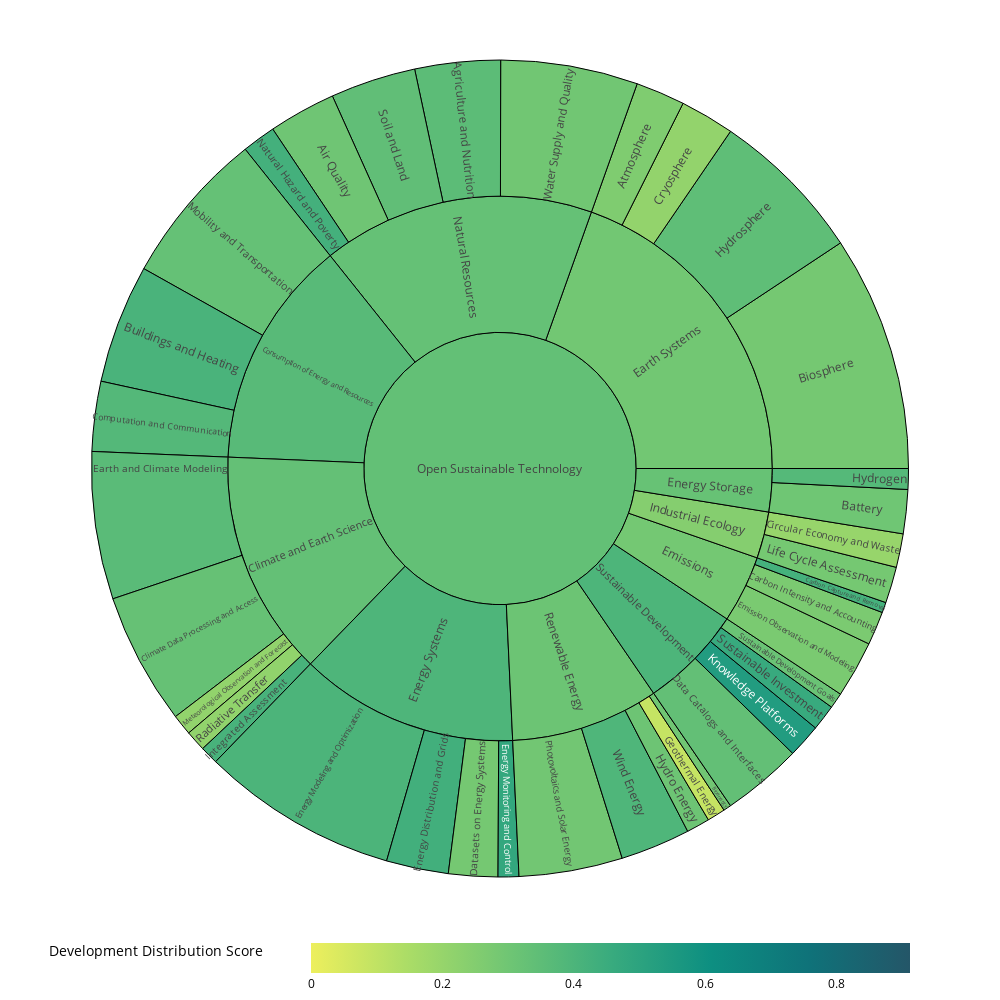

Here is the notebook cell this chart was saved with:
### Markdown cell above
Open source projects are grouped into fields based on their primary topic of focus. While the boundaries often overlap, these fields help to paint a broad landscape and can provide insight into the ecosystem health and complexity of fields relative to each other. The following sunburst diagram shows the relationship between fields, topics, and projects. The colour represents the {ref}`dds_chapter`.

`````{admonition} Tip
:class: tip
The plot is fully interactive. Drill into fields, topics, and projects via hovering your mouse! Click on the project names to jump to the repositories.
`````

### Code cell
import numpy as np
import pandas as pd
import plotly.io as pio
import plotly.graph_objects as go
import plotly.express as px
from opensustainTemplate import *

df_active = pd.read_csv("../csv/project_analysis.csv")


fig = px.sunburst(
    df_active.assign(
        hole='<a href="https://opensustain.tech/" style = "color: black >Open Sustainable Technology</a>'
    ),
    path=["hole", "field", "topic", "project_name"],
    maxdepth=3,
    color="development_distribution_score",
    custom_data=["oneliner", "topic", "git_url"],
    # Diverging colors
    color_continuous_scale=color_continuous_scale,
    # color_continuous_midpoint=df_active['development_distribution_score'].median(),
)

fig.update_layout(
    coloraxis_colorbar=dict(title="Development Distribution Score",
    orientation='h',
    y=-0.15,
    x=0.5
    ),
    height=1000,
    width=1000,
    title_font_size=22,
    font_size=12,
    dragmode=False,
)
# animated transitions are currently not implemented when uniformtext is used
fig.update_traces(
    insidetextorientation="radial",
    textinfo="label",
    marker=dict(line=dict(color="#000000", width=1)),
    hovertemplate="<br>".join(
        [
            "Project Info: <b>%{customdata[0]}</b>",
            "Topic: <b>%{customdata[1]}</b>",
            "Git URL: <b>%{customdata[2]}</b>",
        ]
    ),
)
fig.show()

### Figure 1 — Plotly figure (JSON) as saved in the notebook; plotly's stock layout.template omitted (floating-point values rounded to 4 significant figures; data arrays with more than 128 entries replaced by an {"elided": "..."} marker saying what was removed)
{"data": [{"branchvalues": "total", "customdata": {"elided": "1025x4 mixed values"}, "domain": {"x": [0, 1], "y": [0, 1]}, "hovertemplate": "Project Info: <b>%{customdata[0]}</b><br>Topic: <b>%{customdata[1]}</b><br>Git URL: <b>%{customdata[2]}</b>", "ids": {"elided": "1025 str values"}, "insidetextorientation": "radial", "labels": {"elided": "1025 str values"}, "marker": {"coloraxis": "coloraxis", "colors": {"elided": "1025 float values"}, "line": {"color": "#000000", "width": 1}}, "maxdepth": 3, "name": "", "parents": {"elided": "1025 str values"}, "textinfo": "label", "type": "sunburst", "values": {"elided": "1025 int values"}}], "layout": {"coloraxis": {"colorbar": {"orientation": "h", "title": {"text": "Development Distribution Score"}, "x": 0.5, "y": -0.15}, "colorscale": [[0, "rgb(237, 239, 93)"], [0.1667, "rgb(169, 220, 103)"], [0.3333, "rgb(110, 197, 116)"], [0.5, "rgb(57, 171, 126)"], [0.6667, "rgb(13, 143, 129)"], [0.8333, "rgb(15, 114, 121)"], [1, "rgb(36, 86, 104)"]]}, "dragmode": false, "font": {"size": 12}, "height": 1000, "legend": {"tracegroupgap": 0}, "margin": {"t": 60}, "title": {"font": {"size": 22}}, "width": 1000}}
